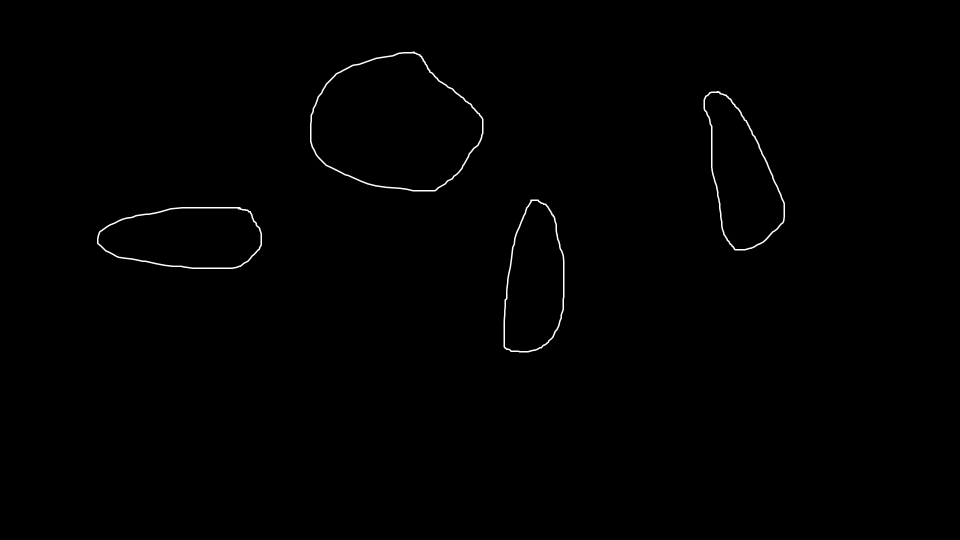
#> input picture Motion detection/images/test.png, 1920 x 1080 px (shown at 1/2 size)
$ jupyter execute --allow-errors motion_detection_learning.ipynb
#> lines starting #> are read from the running program, lines starting #| are printed output that depends on the picture; after the words box and inside, x2 and y2 are one past the last pixel; in counts of white or black regions, pixels touching at a corner belong together
[cell 1]
import cv2 as cv
import numpy as np
import matplotlib.pyplot as plt
import os
import glob

[cell 2]
video_files = glob.glob('video_footages/*')

[cell 3]
video_files

#> (a cell that did not finish here is left out)

[cell 5]
image_files = glob.glob('images/*')

[cell 6]
image_files

[cell 7]
img = cv.imread(image_files[0], cv.IMREAD_GRAYSCALE)
#> img is the input picture: shape (1080, 1920); min 0, max 255, mean 1.2

height, width= img.shape
#> height = 1080; width = 1920
new_h = height / 2
#> new_h = 540
new_w = width / 2
#> new_w = 960
img = cv.resize(img, (int(new_w), int(new_h)))
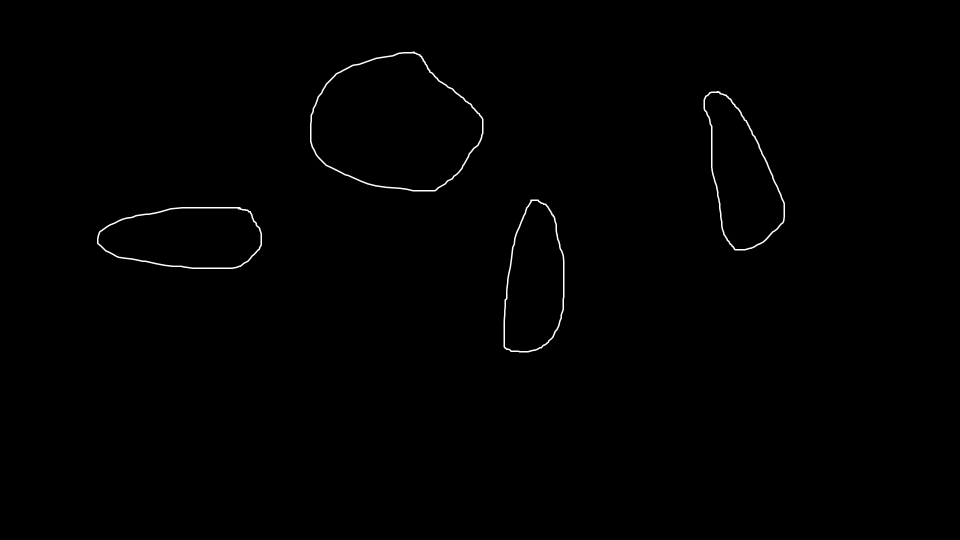
#> img: shape (540, 960); min 0, max 255, mean 1.2

thresh = cv.threshold(img, 128, 255, cv.THRESH_BINARY)[1]
#> thresh: shape (540, 960); 0.43% white in thin lines or dots, all inside (x1, y1, x2, y2) = (97, 52, 785, 352)

contours, hierchy = cv.findContours(thresh, cv.RETR_EXTERNAL, cv.CHAIN_APPROX_SIMPLE)
#> contours = 4 contours; box (x1, y1, x2, y2) and area: (310, 52, 483, 191) 17585, (97, 207, 262, 269) 8062, (704, 91, 785, 250) 7602, (504, 200, 564, 352) 7052

cv.drawContours(thresh, contours, -1, (255,255,255), cv.FILLED)
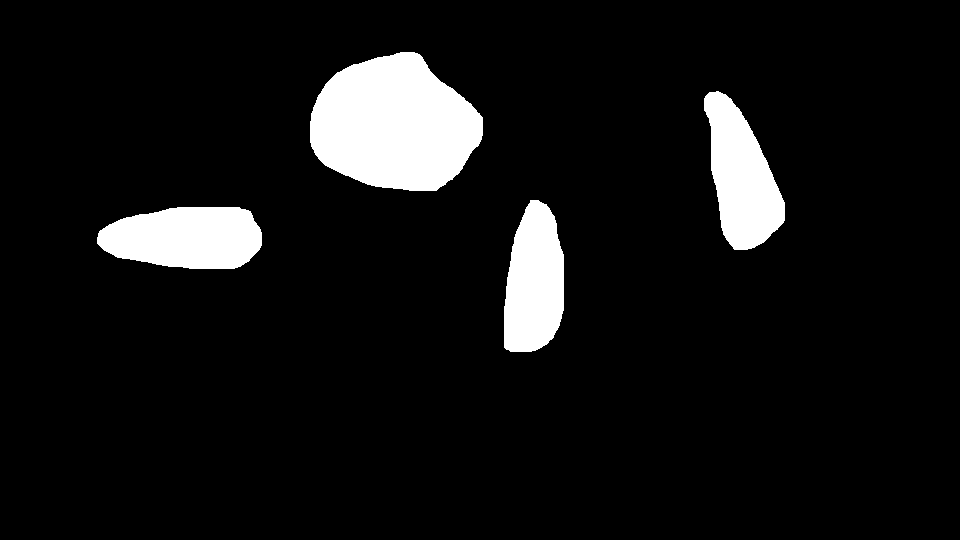
#> thresh: shape (540, 960); 7.9% white; 4 white regions, box (x1, y1, x2, y2) and area: (310, 52, 483, 191) 17806, (97, 207, 262, 269) 8245, (704, 91, 785, 250) 7781, (504, 200, 564, 352) 7226

# save results
cv.imshow('original_image', img)
cv.imshow('result', thresh)
cv.waitKey(0)
cv.destroyAllWindows()
